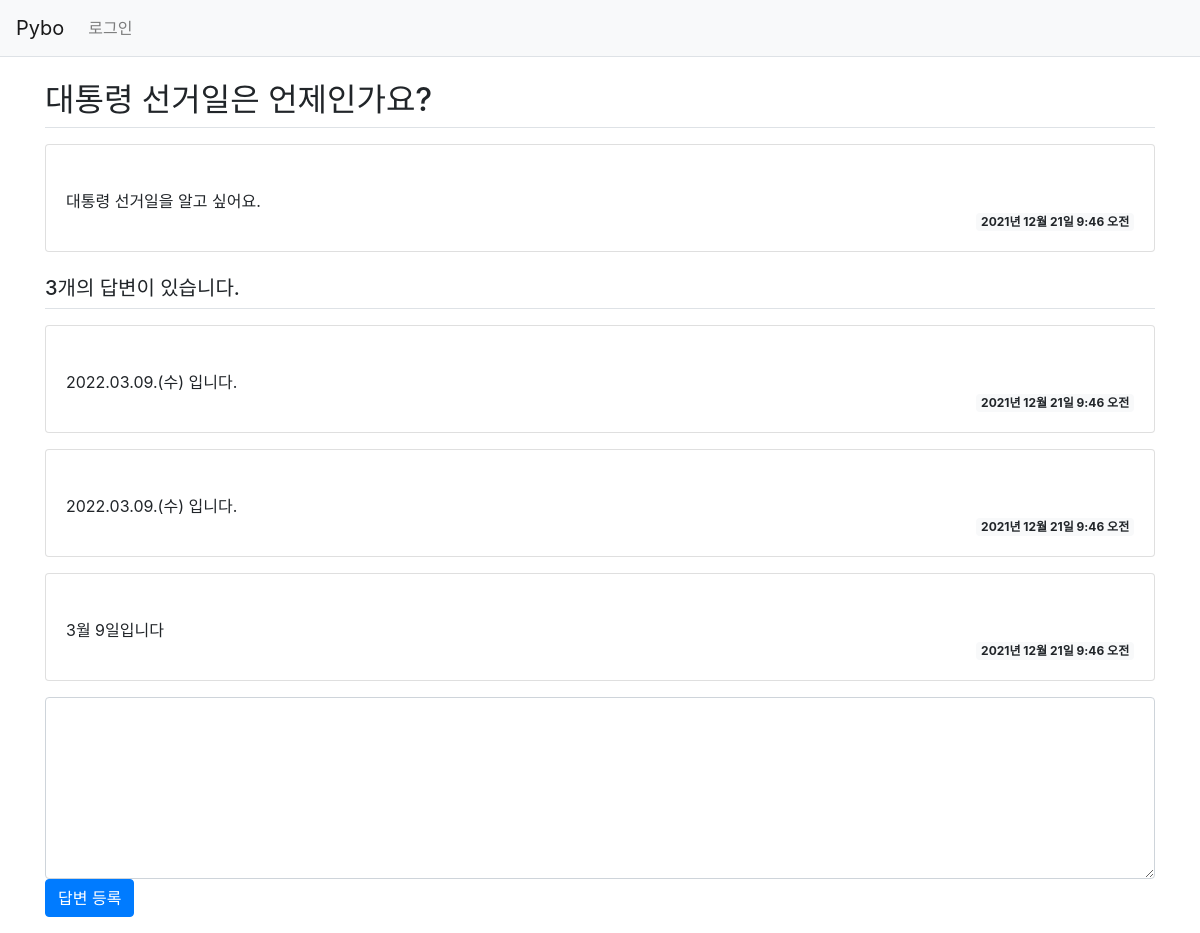
/board/3/, run on the app's committed database.
### board/models.py (models this page shows, shortened)
class Question(models.Model):
    subject = models.CharField(max_length=100)  #제목 칼럼
    content = models.TextField()                #질문 내용
    create_date = models.DateTimeField()        #질문 작성일

class Answer(models.Model):
    question = models.ForeignKey(Question, on_delete=models.CASCADE) #외래키, 제목
    content = models.TextField()          #답변 내용
    create_date = models.DateTimeField()  #답변 작성일

### board/views.py (the view)
# urls.py: path('<int:question_id>/', views.detail, name='detail'),
def detail(request, question_id):
    question = get_object_or_404(Question, pk=question_id)
    return render(request, 'board/detail.html', {'question':question})

### templates/board/detail.html (shortened to what this page needs)
{% extends 'base.html' %}
{% block content %}
    <div class="container my-3">
    <h2 class="border-bottom py-2">{{ question.subject }}</h2>
    <div class="card my-3">
        <div class="card-body">
            <div class="card-text" style= "white-space:pre-line">
                {{ question.content }}
            </div>
            <div class="d-flex justify-content-end">
                <div class="badge badge-light">
                    {{ question.create_date }}
                </div>
            </div>
        </div>
    </div>
    <h5 class="border-bottom my-3 py-2">
        {{ question.answer_set.count }}개의 답변이 있습니다.
    </h5>
    {% for answer in question.answer_set.all %}
    <div class="card my-3">
        <div class="card-body">
            <div class="card-text" style= "white-space:pre-line">
                {{ answer.content }}
            </div>
            <div class="d-flex justify-content-end">
                <div class="badge badge-light">
                    {{ question.create_date }}
                </div>
            </div>
        </div>
    </div>
    {% endfor %}
        <form action="{% url 'board:answer_create' question.id %}" method="post">
            <div>
                <textarea name="content" rows="7" cols="50" class="form-control"></textarea>
            </div>
            <input type="submit" value="답변 등록" class="btn btn-primary">
        </form>
        </div>
{% endblock %}

### data on the page
Question: subject "대통령 선거일은 언제인가요?", content "대통령 선거일을 알고 싶어요.", create_date "2021년 12월 21일 9:46 오전", answer_set.count "3"
Answer: content "2022.03.09.(수) 입니다."
Answer: content "2022.03.09.(수) 입니다."
Answer: content "3월 9일입니다"
